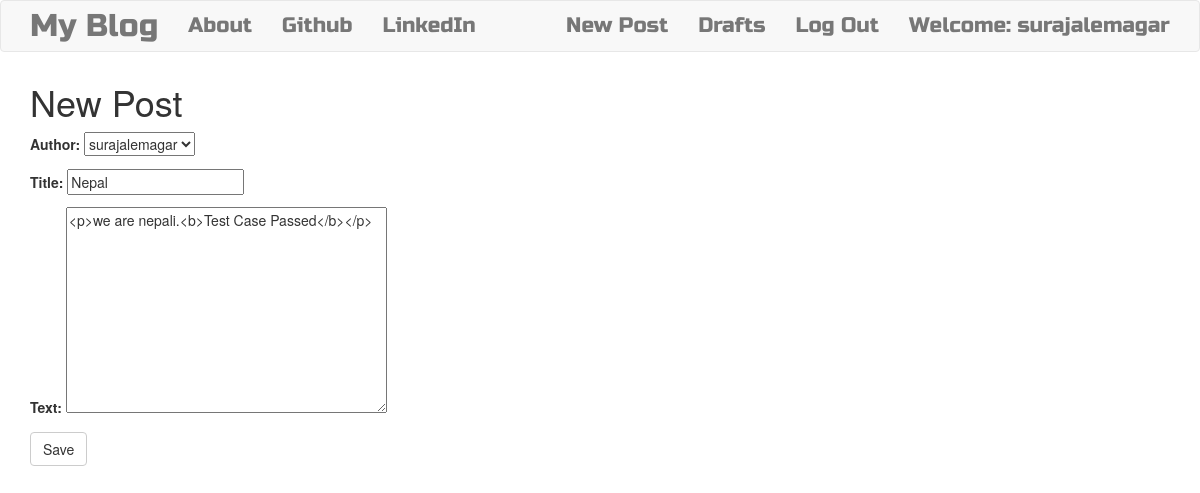
Screenshot of /post/1/edit/ (signed in) with the database file from the repository.
### blog/models.py (models this page shows, shortened)
class Post(models.Model):
    author=models.ForeignKey('auth.User',on_delete=models.CASCADE)
    title=models.CharField(max_length=256)
    text=models.TextField()
    created_date=models.DateTimeField(default=timezone.now)
    published_date=models.DateTimeField(blank=True,null=True)

### blog/views.py (the view)
# urls.py: path(r'post/<int:pk>/edit/',views.PostUpdateView.as_view(),name='post_edit'),
class PostUpdateView(LoginRequiredMixin,UpdateView):
    login_url='/login'
    redirect_field_name='blog/post_detail.html'
    form_class=PostForm
    model=Post

### blog/forms.py
class PostForm(forms.ModelForm):
    class Meta():
        model=Post
        fields=('author','title','text')

### blog/templates/blog/post_form.html (shortened to what this page needs)
{% extends "blog/base.html" %}
{% block content %}
<h1>New Post</h1>
<form class="post-form" method="POST">
    {{ form.as_p }}
    <button type="submit" class="save btn btn-default">Save</button>
</form>
{% endblock %}

### blog/templates/blog/base.html (shortened to what this page needs)
<!DOCTYPE html>
{% load static %}
<html lang="en">
<head>
    <link rel="stylesheet" href="https://stackpath.bootstrapcdn.com/bootstrap/3.4.1/css/bootstrap.min.css">
<link rel="stylesheet" href="//cdn.jsdelivr.net/npm/medium-editor@latest/dist/css/medium-editor.min.css" type="text/css" media="screen" charset="utf-8">
<link rel="stylesheet" href="{% static 'css/blog.css' %}">
</head>
<body class="loader">
    <nav class="navbar navbar-default techfont custom-navbar">
        <div class="container">
            <ul class="nav navbar-nav">
                <li><a class="navbar-brand bigbrand" href="{% url 'post_list' %}">My Blog</a></li>
                <li><a href="{% url 'about' %}">About</a></li>
                <li><a href="https://www.github.com">Github</a></li>
                <li><a href="https://www.linkedin.com">LinkedIn</a></li>
            </ul>
            <ul class="nav navbar-nav navbar-right">
                {% if user.is_authenticated %}
                <li><a href="{% url 'post_new' %}">New Post</a></li>
                <li><a href="{% url 'post_draft_list' %}">Drafts</a></li>
                <li><a href="{% url 'logout' %}">Log Out</a></li>
                <li><a href="">Welcome: {{ user.username }}</a></li>
                {% else %}
                <li><a class="nav navbar-right" href="{% url 'login' %}"><span class="glyphicon glyphicon-user"></span></a></li>
                {% endif %}
            </ul>
        </div>
    </nav>
    <div class="content container">
        <div class="row">
            <div class="col-md-8">
                <div class=""blog_posts>
                    {% block content %}
                    {% endblock %}
                </div>
            </div>
        </div>
    </div>
</body>
</html>

### blog/static/css/blog.css (style rules this page uses)
.techfont { font-family: 'Russo One',sans-serif; font-size: 1.5em; margin-bottom: 10px; }
.bigbrand { font-size: 1.5em; }
.loader { filter:hue-rotate(0deg); color:linear-gradient(45deg,#0f8,#08f); animation:hue 10000ms infinite linear; }

### rows the page displays
Post: author "surajalemagar", title "Nepal", text "<p>we are nepali.<b>Test Case Passed</b></p>"

### other values shown
{{ user.username }} "surajalemagar"
